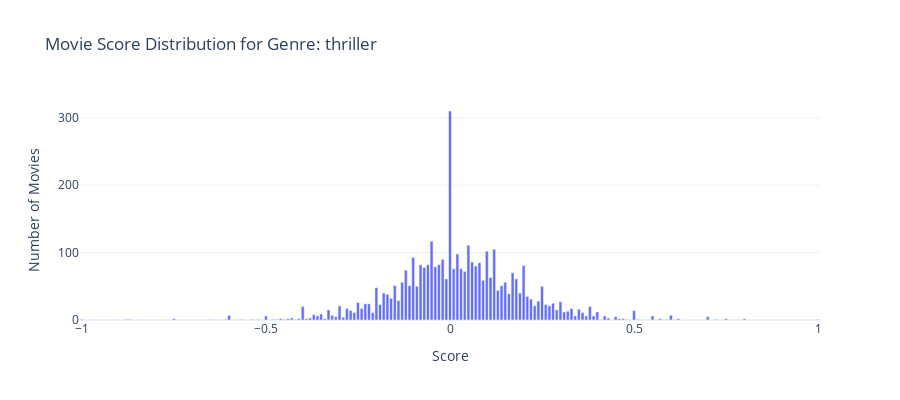

The code cell stored with this chart in its notebook:
### Code cell
# Round scores to 2 decimals to aggregate close values
movies_genres['Rounded2 Score'] = movies_genres['Score'].round(2)

# Get unique genres
genres = movies_genres['Movie genres'].unique()

# Create output widget for displaying the plot
output = Output()

# Create figure function
def create_figure(selected_genre):
    # Filter for the selected genre
    filtered_df = movies_genres[movies_genres['Movie genres'] == selected_genre]
    
    # Aggregate movie counts by rounded scores
    score_counts = filtered_df.groupby('Rounded2 Score').size().reset_index(name='Number of Movies')
    
    # Create a bar plot for the distribution
    fig = px.bar(
        score_counts,
        x='Rounded2 Score',
        y='Number of Movies',
        hover_data={'Rounded2 Score': True, 'Number of Movies': True},
        title=f"Movie Score Distribution for Genre: {selected_genre}",
        labels={'Rounded2 Score': 'Score', 'Number of Movies': 'Number of Movies'},
        template="plotly_white"
    )
    
    fig.update_layout(
        xaxis_title="Score",
        yaxis_title="Number of Movies",
        height=400
    )
    
    return fig

# Update plot function
def update_plot(change):
    selected_genre = change['new']
    with output:
        output.clear_output(wait=True)  # Clear previous plot
        fig = create_figure(selected_genre)
        fig.show()

# Create Dropdown widget
genre_dropdown = widgets.Dropdown(
    options=genres,
    value=genres[0],
    description='Genre:',
)

# Attach update function to the dropdown
genre_dropdown.observe(update_plot, names='value')

# Display the dropdown and initial plot
display(genre_dropdown, output)

# Show the initial plot
with output:
    fig = create_figure(genre_dropdown.value)
    fig.show()

### Figure 1 — Plotly figure (JSON) as saved in the notebook; plotly's stock layout.template omitted (floating-point values rounded to 4 significant figures)
{"data": [{"alignmentgroup": "True", "hovertemplate": "Score=%{x}<br>Number of Movies=%{y}<extra></extra>", "legendgroup": "", "marker": {"color": "#636efa", "pattern": {"shape": ""}}, "name": "", "offsetgroup": "", "orientation": "v", "showlegend": false, "textposition": "auto", "type": "bar", "x": [-1, -0.88, -0.87, -0.75, -0.65, -0.61, -0.6, -0.57, -0.54, -0.52, -0.5, -0.48, -0.47, -0.46, -0.45, -0.44, -0.43, -0.42, -0.41, -0.4, -0.39, -0.38, -0.37, -0.36, -0.35, -0.34, -0.33, -0.32, -0.31, -0.3, -0.29, -0.28, -0.27, -0.26, -0.25, -0.24, -0.23, -0.22, -0.21, -0.2, -0.19, -0.18, -0.17, -0.16, -0.15, -0.14, -0.13, -0.12, -0.11, -0.1, -0.09, -0.08, -0.07, -0.06, -0.05, -0.04, -0.03, -0.02, -0.01, 0, 0.01, 0.02, 0.03, 0.04, 0.05, 0.06, 0.07, 0.08, 0.09, 0.1, 0.11, 0.12, 0.13, 0.14, 0.15, 0.16, 0.17, 0.18, 0.19, 0.2, 0.21, 0.22, 0.23, 0.24, 0.25, 0.26, 0.27, 0.28, 0.29, 0.3, 0.31, 0.32, 0.33, 0.34, 0.35, 0.36, 0.37, 0.38, 0.39, 0.4, 0.41, 0.42, 0.43, 0.45, 0.46, 0.47, 0.48, 0.5, 0.51, 0.55, 0.57, 0.59, 0.6, 0.62, 0.7, 0.72, 0.75, 0.8, 1], "xaxis": "x", "y": [1, 1, 1, 2, 1, 1, 7, 1, 1, 1, 6, 1, 1, 2, 1, 2, 3, 1, 2, 20, 2, 3, 8, 6, 9, 2, 15, 7, 5, 21, 4, 17, 14, 11, 26, 17, 24, 24, 11, 48, 23, 40, 38, 32, 51, 29, 56, 74, 51, 93, 50, 82, 78, 82, 117, 79, 82, 90, 61, 310, 76, 98, 76, 72, 111, 86, 80, 85, 59, 102, 63, 105, 44, 51, 56, 39, 70, 61, 40, 81, 35, 31, 21, 28, 50, 23, 21, 25, 15, 27, 12, 13, 17, 6, 16, 11, 6, 20, 6, 12, 1, 6, 3, 5, 2, 2, 1, 14, 1, 6, 2, 1, 7, 2, 5, 1, 2, 2, 1], "yaxis": "y"}], "layout": {"barmode": "relative", "height": 400, "legend": {"tracegroupgap": 0}, "title": {"text": "Movie Score Distribution for Genre: thriller"}, "xaxis": {"anchor": "y", "domain": [0, 1], "title": {"text": "Score"}}, "yaxis": {"anchor": "x", "domain": [0, 1], "title": {"text": "Number of Movies"}}}}
